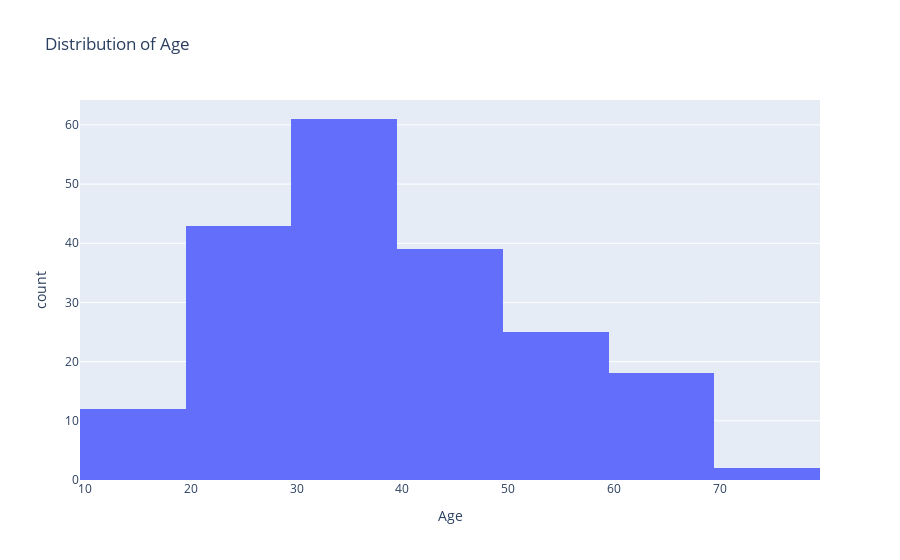

Notebook code cell kept with this figure:
### Markdown cell above
# Age Distribution

### Code cell
fig = px.histogram(df, x='Age', nbins=10, title='Distribution of Age')
fig.show()

### Figure 1 — Plotly figure (JSON) as saved in the notebook; plotly's stock layout.template omitted (floating-point values rounded to 4 significant figures; data arrays with more than 128 entries replaced by an {"elided": "..."} marker saying what was removed)
{"data": [{"alignmentgroup": "True", "bingroup": "x", "hovertemplate": "Age=%{x}<br>count=%{y}<extra></extra>", "legendgroup": "", "marker": {"color": "#636efa", "pattern": {"shape": ""}}, "name": "", "nbinsx": 10, "offsetgroup": "", "orientation": "v", "showlegend": false, "type": "histogram", "x": {"elided": "200 int values"}, "xaxis": "x", "yaxis": "y"}], "layout": {"autosize": true, "barmode": "relative", "legend": {"tracegroupgap": 0}, "title": {"text": "Distribution of Age"}, "xaxis": {"anchor": "y", "autorange": true, "domain": [0, 1], "range": [9.5, 79.5], "title": {"text": "Age"}, "type": "linear"}, "yaxis": {"anchor": "x", "autorange": true, "domain": [0, 1], "range": [0, 64.21], "title": {"text": "count"}}}}
